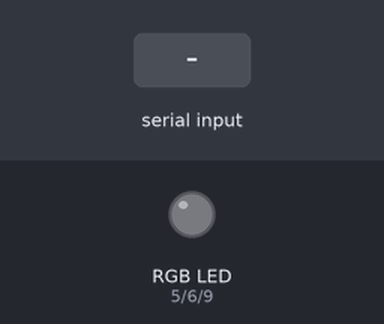
A sketch run on a simulated Arduino Uno, built with avr-gcc and run on an emulated ATmega328P. Shown: an RGB LED mixed from three pins (HIGH = lit). The inputs (shaded band) are chosen by the test bench.

Above: at 1.2 s.
1.3 s: "O" received over Serial
At 1.6 s:
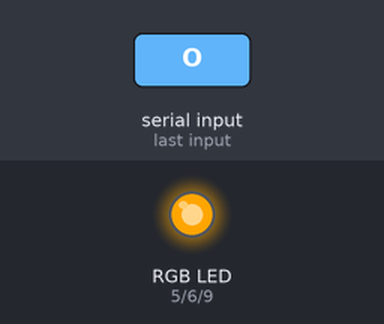
2.8 s: "V" received over Serial
At 3.9 s:
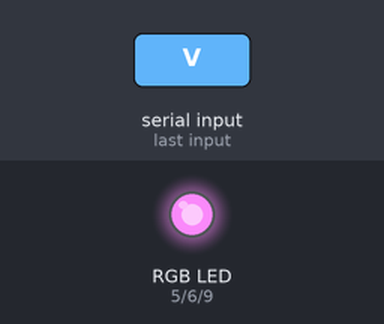
4.3 s: "o" received over Serial
At 5.0 s:
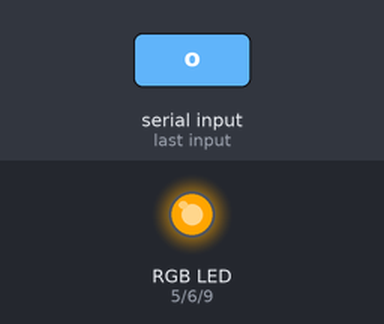
5.8 s: "Y" received over Serial
At 6.2 s:
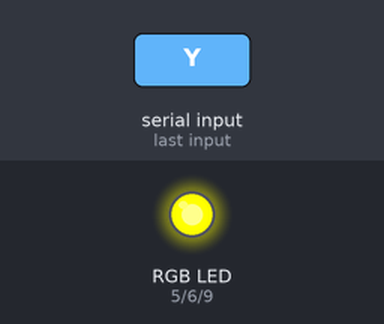
7.3 s: "W" received over Serial
At 8.5 s:
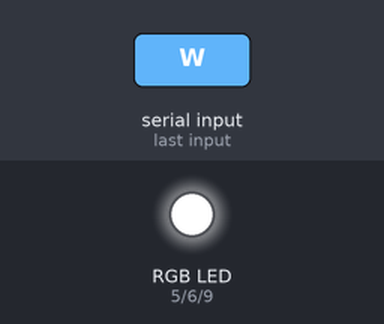
8.8 s: "v" received over Serial
At 9.7 s:
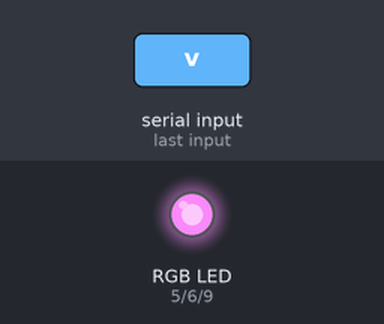
Timing chart, 0 to 11.3 s (numbered marks = the images above; inputs shaded):
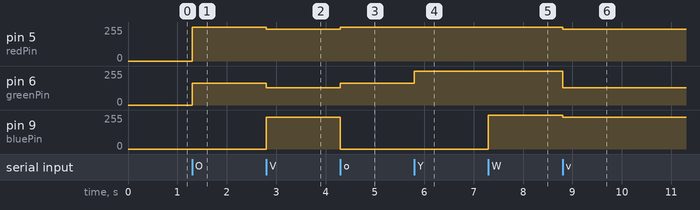

Measured:
- after the input at 1.3 s, pin 5 (redPin): 0/255 → 255/255 at once; pin 6 (greenPin): 0/255 → 165/255 at once
- after the input at 2.8 s, pin 5 (redPin): 255/255 → 238/255 at once; pin 6 (greenPin): 165/255 → 130/255 at once; pin 9 (bluePin): 0/255 → 238/255 at once
- after the input at 4.3 s, pin 5 (redPin): 238/255 → 255/255 at once; pin 6 (greenPin): 130/255 → 165/255 at once; pin 9 (bluePin): 238/255 → 0/255 at once
- after the input at 5.8 s, pin 6 (greenPin): 165/255 → 255/255 at once
- after the input at 7.3 s, pin 9 (bluePin): 0/255 → 255/255 at once
- after the input at 8.8 s, pin 5 (redPin), pin 9 (bluePin): 255/255 → 238/255 at once; pin 6 (greenPin): 255/255 → 130/255 at once

The sketch:

Program_No_2.ino
```cpp
/*
    Program No. 2
    02/02/2024
    Write an Arduino sketch that will perform the following procedure:
    When the Arduino receives a letter:
        a. 'O' or 'o' - the RGB LED emits ORANGE light
        b. 'V' or 'v' - the RGB LED emits VIOLET light
        c. 'Y' or 'y' - the RGB LED emits YELLOW light
        d. 'W' or 'w' - the RGB LED emits WHITE light
        e. 'B' or 'b' - the RGB LED emits BLACK light
    Use: pin 5 - RED, pin 6 - GREEN, pin 9 - BLUE
*/

#define redPin 5
#define greenPin 6
#define bluePin 9

void setup() {
  pinMode(redPin, OUTPUT);
  pinMode(greenPin, OUTPUT);
  pinMode(bluePin, OUTPUT);
  Serial.begin(57600);
}

void loop() {
  if (Serial.available() > 0) {
    char data = Serial.read();
    switch (data) {
      case 'O':
      case 'o':
        // Orange
        analogWrite(redPin, 255);
        analogWrite(greenPin, 165);
        analogWrite(bluePin, 0);
        break;
      case 'V':
      case 'v':
        // Violet
        analogWrite(redPin, 238);
        analogWrite(greenPin, 130);
        analogWrite(bluePin, 238);
        break;
      case 'Y':
      case 'y':
        // Yellow
        analogWrite(redPin, 255);
        analogWrite(greenPin, 255);
        analogWrite(bluePin, 0);
        break;
      case 'W':
      case 'w':
        // White
        analogWrite(redPin, 255);
        analogWrite(greenPin, 255);
        analogWrite(bluePin, 255);
        break;
      case 'B':
      case 'b':
        // Black
        analogWrite(redPin, 0);
        analogWrite(greenPin, 0);
        analogWrite(bluePin, 0);
        break;
    }
  }
}
```
